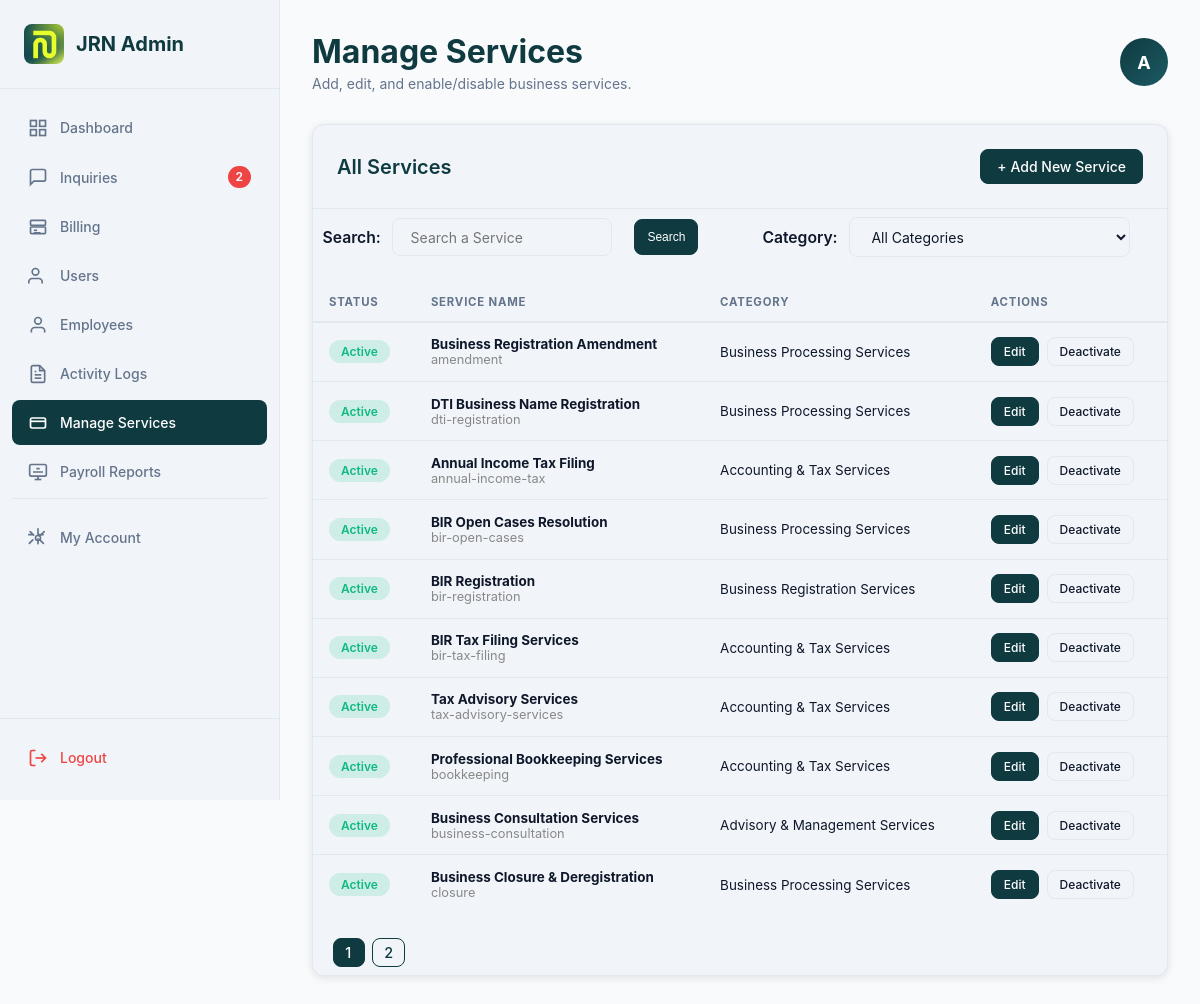
The page /admin/services-admin.php (signed in) on the database its author committed.
### tables this page shows
CREATE TABLE `services` (
  `id` int(11) NOT NULL,
  `name` varchar(150) NOT NULL,
  `price` decimal(10,2) NOT NULL DEFAULT 0.00,
  `slug` varchar(150) NOT NULL,
  `category` varchar(100) DEFAULT NULL,
  `short_description` varchar(300) DEFAULT NULL,
  `long_description` text DEFAULT NULL,
  `icon` varchar(255) DEFAULT NULL,
  `image` varchar(255) DEFAULT NULL,
  `is_active` tinyint(1) DEFAULT 1,
  `scheduled_action` enum('activate','deactivate') DEFAULT NULL,
  `scheduled_at` datetime DEFAULT NULL,
  `scheduled_effective_at` datetime DEFAULT NULL,
  `featured` tinyint(1) DEFAULT 0,
  `display_order` int(11) DEFAULT 0,
  `created_by` int(11) DEFAULT NULL,
  `created_at` timestamp NOT NULL DEFAULT current_timestamp(),
  `updated_at` timestamp NOT NULL DEFAULT current_timestamp() ON UPDATE current_timestamp(),
  `standard_price` decimal(10,2) DEFAULT 0.00,
  `priority_price` decimal(10,2) DEFAULT 0.00,
  `express_price` decimal(10,2) DEFAULT 0.00,
  `rush_price` decimal(10,2) DEFAULT 0.00,
  `same_day_price` decimal(10,2) DEFAULT 0.00,
  `standard_status` tinyint(1) DEFAULT 1,
  `priority_status` tinyint(1) DEFAULT 1,
  `express_status` tinyint(1) DEFAULT 1,
  `rush_status` tinyint(1) DEFAULT 1,
  `same_day_status` tinyint(1) DEFAULT 0
);

### includes/auth.php (called while the page is built, shortened)
<?php
function isLoggedIn()
{
    return isset($_SESSION['user_id']) && isset($_SESSION['role']);
}
function isAdmin()
{
    return isLoggedIn() && $_SESSION['role'] === 'admin';
}

### admin/services-admin.php (the view, shortened to what this page needs)
<?php
require_once '../connection/dbconn.php';
require_once '../includes/auth.php';
$category_filter = $_GET['category'] ?? '';
if ($category_filter && $category_filter !== 'all') {
    $stmt = $conn->prepare("SELECT * FROM services WHERE category = ? ORDER BY display_order ASC, name ASC");
    $stmt->bind_param("s", $category_filter);
} else {
    $stmt = $conn->prepare("SELECT * FROM services ORDER BY display_order ASC, name ASC");
}
$stmt->execute();
$services = $stmt->get_result()->fetch_all(MYSQLI_ASSOC);
$search_query = trim($_GET['search'] ?? '');
$per_page = 10;
$page = max(1, intval($_GET['page'] ?? 1));
$offset = ($page - 1) * $per_page;
$where = [];
$where_sql = $where ? ('WHERE ' . implode(' AND ', $where)) : '';
$count_stmt = $conn->prepare("SELECT COUNT(*) FROM services $where_sql");
$count_stmt->execute();
$total_count = $count_stmt->get_result()->fetch_row()[0] ?? 0;
$sql = "SELECT * FROM services $where_sql ORDER BY display_order ASC, name ASC LIMIT $per_page OFFSET $offset";
$stmt = $conn->prepare($sql);
$stmt->execute();
$services = $stmt->get_result()->fetch_all(MYSQLI_ASSOC);
$page_count = max(1, ceil($total_count / $per_page));
$stmt = $conn->prepare("SELECT COUNT(*) as pending_count FROM inquiries WHERE status = 'pending'");
$stmt->execute();
$pending_inquiries = $stmt->get_result()->fetch_assoc()['pending_count'];
?>
<!DOCTYPE html>
<html lang="en">
<head>
    <link rel="stylesheet" href="assets/css/index-admin.css">
    <link rel="stylesheet" href="assets/css/services-admin.css">
    <link rel="stylesheet" href="assets/css/service-status-modal.css">
    <link rel="stylesheet" href="assets/css/service-delete-modal.css">
    <link rel="stylesheet" href="assets/css/logout-modal.css">
</head>
<body>
    <aside class="sidebar">
        <div class="sidebar-header">
            <div class="sidebar-logo">
                <img src="../assets/img/logo.jpg" alt="Logo" class="logo-small">
                <h2>JRN Admin</h2>
            </div>
        </div>
        <nav class="sidebar-nav">
            <a href="index-admin.php" class="nav-item">
                <svg width="20" height="20" viewBox="0 0 24 24" fill="none" stroke="currentColor" stroke-width="2">
                    <rect x="3" y="3" width="7" height="7"></rect>
                    <rect x="14" y="3" width="7" height="7"></rect>
                    <rect x="14" y="14" width="7" height="7"></rect>
                    <rect x="3" y="14" width="7" height="7"></rect>
                </svg>
                Dashboard
            </a>
            <a href="inquiries-admin.php" class="nav-item">
                <svg width="20" height="20" viewBox="0 0 24 24" fill="none" stroke="currentColor" stroke-width="2" overflow="visible">
                    <path d="M21 15a2 2 0 0 1-2 2H7l-4 4V5a2 2 0 0 1 2-2h14a2 2 0 0 1 2 2z"></path>
                </svg>
                Inquiries
                <?php if (isset($pending_inquiries) && $pending_inquiries > 0): ?>
                    <span class="badge"><?php echo $pending_inquiries; ?></span>
                <?php endif; ?>
            </a>
            <?php if (isAdmin()): ?>
                <a href="billing-admin.php" class="nav-item">
                    <svg width="20" height="20" viewBox="0 0 24 24" fill="none" stroke="currentColor" stroke-width="2">
                        <rect x="3" y="4" width="18" height="6" rx="1" />
                        <rect x="3" y="12" width="18" height="8" rx="1" />
                        <line x1="7" y1="16" x2="11" y2="16" />
                        <line x1="7" y1="19" x2="15" y2="19" />
                    </svg>
                    Billing
                </a>
            <?php endif; ?>
            <a href="users-admin.php" class="nav-item">
                <svg width="20" height="20" viewBox="0 0 24 24" fill="none" stroke="currentColor" stroke-width="2" overflow="visible">
                    <circle cx="9" cy="7" r="4"></circle>
                    <path d="M17 21v-2a4 4 0 0 0-4-4H5a4 4 0 0 0-4 4v2"></path>
                </svg>
                Users
            </a>
            <?php if (isAdmin()): ?>
                <a href="employees-admin.php" class="nav-item">
                    <svg width="20" height="20" viewBox="0 0 24 24" fill="none" stroke="currentColor" stroke-width="2">
                        <path d="M20 21v-2a4 4 0 0 0-4-4H8a4 4 0 0 0-4 4v2"></path>
                        <circle cx="12" cy="7" r="4"></circle>
                    </svg>
                    Employees
                </a>
                <a href="activity-logs.php" class="nav-item">
                    Activity Logs
                </a>
                <a href="services-admin.php" class="nav-item active">
                    <svg width="20" height="20" viewBox="0 0 24 24" fill="none" stroke="currentColor" stroke-width="2">
                        <rect x="3" y="6" width="18" height="12" rx="2" />
                        <path d="M3 10h18" />
                    </svg>
                    Manage Services
                </a>
                <a href="payroll-reports-admin.php" class="nav-item">
                    <svg width="20" height="20" viewBox="0 0 24 24" fill="none" stroke="currentColor" stroke-width="2">
                        <rect x="2" y="3" width="20" height="14" rx="2" />
                        <line x1="8" y1="21" x2="16" y2="21" />
                        <line x1="12" y1="17" x2="12" y2="21" />
                        <path d="M6 8h.01M10 8h4M6 12h12" />
                    </svg>
                    Payroll Reports
                </a>
            <?php endif; ?>
            <div style="margin-top: auto; padding-top: 1rem; border-top: 1px solid var(--border-color);">
                <a href="admin-account.php" class="nav-item">
                    <svg width="20" height="20" viewBox="0 0 24 24" fill="none" stroke="currentColor" stroke-width="2" stroke-linecap="round" stroke-linejoin="round">
                        <circle cx="12" cy="12" r="3"></circle>
                        <path d="M12 1v6m0 6v6m6-11h-6m-6 0H1m18.4-3.6l-4.2 4.2m-8.4 0l-4.2-4.2M18.4 18.4l-4.2-4.2m-8.4 0l-4.2 4.2"></path>
                    </svg>
                    My Account
                </a>
            </div>
        </nav>
        <div class="sidebar-footer">
            <a href="#" class="nav-item logout" id="logout-btn">
                <svg width="20" height="20" viewBox="0 0 24 24" fill="none" stroke="currentColor" stroke-width="2">
                    <path d="M9 21H5a2 2 0 0 1-2-2V5a2 2 0 0 1 2-2h4"></path>
                    <polyline points="16 17 21 12 16 7"></polyline>
                    <line x1="21" y1="12" x2="9" y2="12"></line>
                </svg>
                Logout
            </a>
        </div>
    </aside>
    <main class="main-content">
        <header class="admin-header">
            <div class="admin-header-left">
                <h1>Manage Services</h1>
                <p class="header-subtitle">Add, edit, and enable/disable business services.</p>
            </div>
            <div class="admin-header-right">
                <div class="avatar-circle"><?php echo strtoupper(substr($admin['first_name'] ?? 'A', 0, 1)); ?></div>
            </div>
        </header>
        <section class="card">
            <div class="card-header">
                <h2>All Services</h2>
                <div class="admin-header-right">
                    <a href="services-add.php" class="btn btn--primary">+ Add New Service</a>
                </div>
            </div>
            <?php if (count($services) > 0): ?>
                <form method="GET" class="filter-search-bar">
                    <div style="display:flex;align-items:center;gap:0.7rem;">
                        <label for="search">Search:</label>
                        <input type="text" name="search" id="search" class="form-control"
                            placeholder="Search a Service" value="<?= htmlspecialchars($search_query ?? '') ?>">
                        <button class="btn btn--sm btn--primary" type="submit">Search</button>
                    </div>
                    <div style="display:flex;align-items:center;gap:0.7rem;">
                        <label for="category">Category:</label>
                        <select id="category" name="category" class="form-control" onchange="this.form.submit();">
                            <option value="all" <?= (!$category_filter || $category_filter === 'all') ? ' selected' : '' ?>>All Categories</option>
                        </select>
                    </div>
                </form>
                <table class="data-table">
                    <thead>
                        <tr>
                            <th>Status</th>
                            <th>Service Name</th>
                            <th>Category</th>
                            <th>Actions</th>
                        </tr>
                    </thead>
                    <tbody>
                        <?php foreach ($services as $srv): ?>
                            <tr>
                                <td>
                                    <?php if ($srv['is_active']): ?>
                                        <span class="status status--success">Active</span>
                                    <?php else: ?>
                                        <span class="status status--error">Inactive</span>
                                    <?php endif; ?>
                                </td>
                                <td>
                                    <strong><?php echo htmlspecialchars($srv['name']); ?></strong>
                                    <div style="font-size:0.8rem;color:#888;"><?php echo htmlspecialchars($srv['slug']); ?></div>
                                </td>
                                <td><?php echo htmlspecialchars($srv['category']); ?></td>
                                <td>
                                    <div class="action-btn-group">
                                        <a href="services-edit.php?id=<?= $srv['id'] ?>" class="btn btn--sm btn--primary">Edit</a>
                                        <?php if ($srv['is_active']): ?>
                                            <a href="javascript:void(0);" class="btn btn--sm btn--danger"
                                                onclick="openStatusModal(<?= $srv['id'] ?>, 'deactivate', '<?= htmlspecialchars($srv['name']) ?>')">
                                                Deactivate
                                            </a>
                                        <?php endif; ?>
                                    </div>
                                </td>
                            </tr>
                        <?php endforeach; ?>
                    </tbody>
                </table>
                <?php if ($page_count > 1): ?>
                    <nav class="pagination-bar">
                        <?php for ($p = 1; $p <= $page_count; $p++): ?>
                            <a href="?category=<?= urlencode($category_filter) ?>&search=<?= urlencode($search_query) ?>&page=<?= $p ?>"
                                class="btn btn--sm<?= $page == $p ? ' btn--primary active' : '' ?>">
                                <?= $p ?>
                            </a>
                        <?php endfor; ?>
                    </nav>
                <?php endif; ?>
            <?php endif; ?>
        </section>
    </main>
</body>
</html>

### admin/assets/css/logout-modal.css (style rules this page uses)
:root { --primary: #0f3a40; --secondary: #1c5a63; --accent: #bfe600; --background-light: #f5f7fa; --background-alt: #e5e7eb; --text-light: #ffffff; --text-dark: #2c3e50; --primary-dark: #0a2a2f; }

### admin/services-admin.php (style rules this page uses)
:root { color-scheme: light only !important; --primary: #0F3A40; --primary-light: #1a5560; --primary-xlight: #e8f4f5; --accent: #2fb8c4; --accent-soft: #e0f7fa; --text-primary: #0f172a; --text-secondary: #64748b; --text-muted: #94a3b8; --bg-page: #f8fafc; --bg-card: #ffffff; --bg-secondary: #f1f5f9; --border-color: #e2e8f0; --border-strong: #cbd5e1; --shadow-sm: 0 1px 3px rgba(0, 0, 0, 0.06), 0 1px 2px rgba(0, 0, 0, 0.04); --shadow-md: 0 4px 16px rgba(0, 0, 0, 0.08), 0 2px 6px rgba(0, 0, 0, 0.04); --shadow-lg: 0 12px 40px rgba(0, 0, 0, 0.12), 0 4px 14px rgba(0, 0, 0, 0.06); --shadow-xl: 0 24px 64px rgba(0, 0, 0, 0.14), 0 8px 24px rgba(0, 0, 0, 0.08); --radius-sm: 8px; --radius-md: 12px; --radius-lg: 16px; --radius-xl: 20px; }
*, *::before, *::after { box-sizing: border-box; }
body { background: var(--bg-page) !important; color: var(--text-primary) !important; font-family: 'DM Sans', -apple-system, sans-serif !important; }
.data-table { width: 100%; border-collapse: separate; border-spacing: 0; }
.data-table thead th { background: var(--bg-secondary); color: var(--text-secondary); font-size: 0.71rem; font-weight: 700; text-transform: uppercase; letter-spacing: 0.07em; padding: 0.75rem 1rem; border-bottom: 2px solid var(--border-color); white-space: nowrap; }
.data-table thead th:first-child { border-radius: var(--radius-sm) 0 0 0; }
.data-table thead th:last-child { border-radius: 0 var(--radius-sm) 0 0; }
.data-table tbody tr { transition: background 0.15s; }
.data-table tbody td { padding: 0.85rem 1rem; border-bottom: 1px solid var(--border-color); font-size: 0.84rem; color: var(--text-primary); vertical-align: middle; }
.data-table tbody tr:last-child td { border-bottom: none; }

### rows shown on the page
services: is_active "Active", name "Business Registration Amendment", slug "amendment", category "Business Processing Services"
services: is_active "Active", name "DTI Business Name Registration", slug "dti-registration", category "Business Processing Services"
services: is_active "Active", name "Annual Income Tax Filing", slug "annual-income-tax", category "Accounting & Tax Services"
services: is_active "Active", name "BIR Open Cases Resolution", slug "bir-open-cases", category "Business Processing Services"
services: is_active "Active", name "BIR Registration", slug "bir-registration", category "Business Registration Services"
services: is_active "Active", name "BIR Tax Filing Services", slug "bir-tax-filing", category "Accounting & Tax Services"
services: is_active "Active", name "Tax Advisory Services", slug "tax-advisory-services", category "Accounting & Tax Services"
services: is_active "Active", name "Professional Bookkeeping Services", slug "bookkeeping", category "Accounting & Tax Services"
services: is_active "Active", name "Business Consultation Services", slug "business-consultation", category "Advisory & Management Services"
services: is_active "Active", name "Business Closure & Deregistration", slug "closure", category "Business Processing Services"

### other values the page prints
$pending_inquiries "2"
substr($admin['first_name'] ?? 'A', 0, 1) "A"
